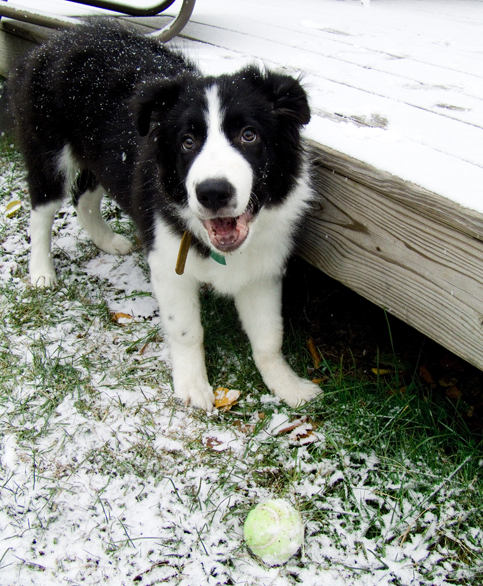
%> input picture SCRIPTS_MATLAB/NEURAL_NETWORK_SEGMENTATION/cane1.jpg, 483 x 586 px
$ octave neural_network_segmentation_model.m   (GNU Octave 9; MATLAB toolbox functions it lacks are replaced by stand-ins)
%> lines starting %> are read from the running program, lines starting %| are printed output that depends on the picture
% Questo script carica un set di immagini di cani, crea maschere di segmentazione per identificare i cani nelle immagini,
% addestra una rete neurale per classificare i pixel come cane o non cane e infine utilizza la rete per segmentare un nuovo cane in un'immagine.

%un metodo di ottimizzazione perfetta sarebe calcolare la soglia in modo
%dinamico oppure aumentare la dimensione delle immagini oppure modificare
%il numero di layer nascosti

% 1. PREPARAZIONE DEI DATI
% ------------------------

dimensione_immagine = [100 100]; % Scegli la dimensione che preferisci

% Carica immagini di gatti e crea maschere di segmentazione manuali.
% Supponiamo di avere diciannove immagini:
cane1  = imread('cane1.jpg');
%> cane1 is the input picture: size 586x483x3 uint8; mean R, G, B 135.9, 139.1, 131.4
cane2  = imread('cane2.jpg');
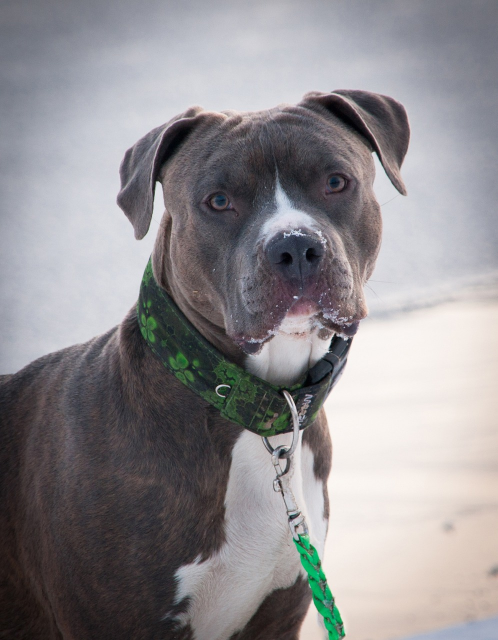
%> input picture SCRIPTS_MATLAB/NEURAL_NETWORK_SEGMENTATION/cane2.jpg, 995 x 1280 px (shown at 1/2 size)
%> cane2 is the input picture: size 1280x995x3 uint8; mean R, G, B 143.9, 141.1, 144
cane3  = imread('cane3.jpg');
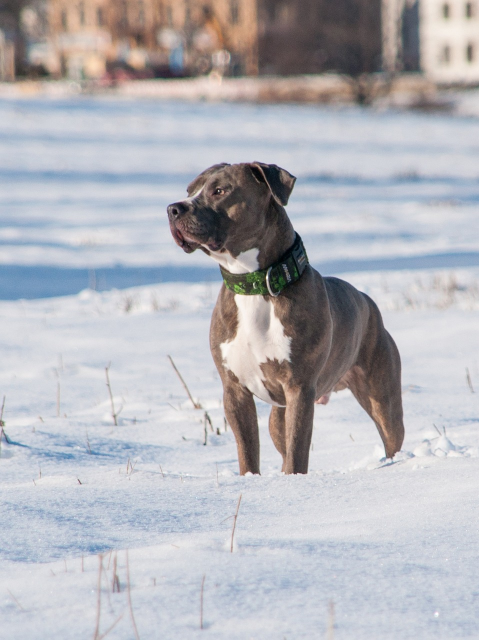
%> input picture SCRIPTS_MATLAB/NEURAL_NETWORK_SEGMENTATION/cane3.jpg, 958 x 1280 px (shown at 1/2 size)
%> cane3 is the input picture: size 1280x958x3 uint8; mean R, G, B 179.9, 179.7, 185.1
cane4  = imread('cane4.jpg');
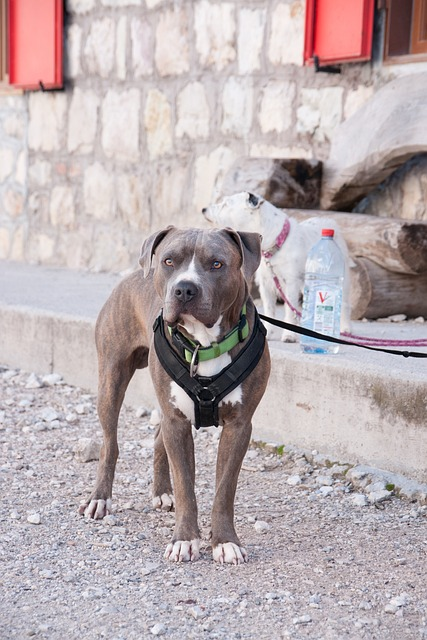
%> input picture SCRIPTS_MATLAB/NEURAL_NETWORK_SEGMENTATION/cane4.jpg, 427 x 640 px
%> cane4 is the input picture: size 640x427x3 uint8; mean R, G, B 185, 172.5, 175.2
cane5  = imread('cane5.jpg');
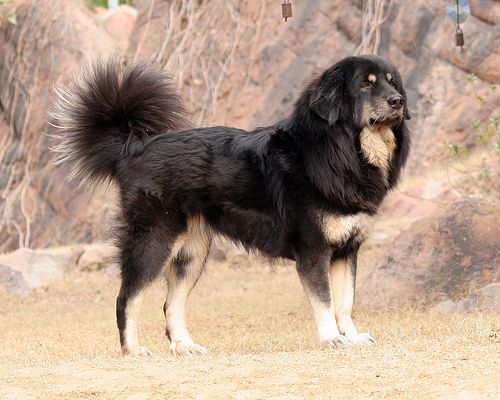
%> input picture SCRIPTS_MATLAB/NEURAL_NETWORK_SEGMENTATION/cane5.jpg, 500 x 400 px
%> cane5 is the input picture: size 400x500x3 uint8; mean R, G, B 174.4, 152.3, 134.9
cane6  = imread('cane6.jpg');
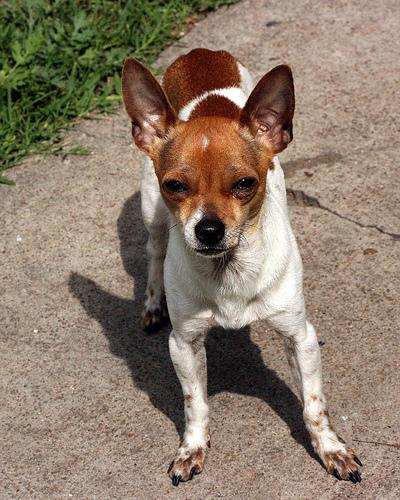
%> input picture SCRIPTS_MATLAB/NEURAL_NETWORK_SEGMENTATION/cane6.jpg, 400 x 500 px
%> cane6 is the input picture: size 500x400x3 uint8; mean R, G, B 140.6, 123.7, 106.5
%> (the run ends here)
